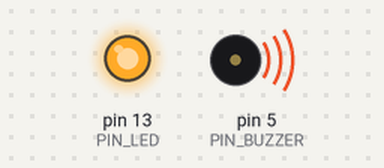
Bench run of a sketch on a simulated Arduino Uno, built with avr-gcc and run on an emulated ATmega328P. On the bench: output pins drawn as LEDs (lit = HIGH), buzzer (waves = sounding).

Above: at 0.1 s.
At 5.3 s:
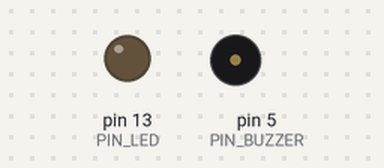
Timing chart, 0 to 6.8 s (numbered marks = the images above):
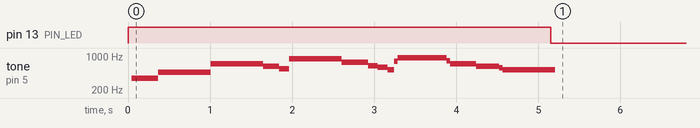

Measured:
- by itself, tone on pin 5 (PIN_BUZZER): plays 348 Hz for 0.32 s, 464 Hz for 0.64 s, 694 Hz for 0.64 s, 616 Hz for 0.20 s, 541 Hz for 0.12 s, 883 Hz for 0.64 s … (17 notes in this stretch)

The sketch:

_7.2.2_StarWars.ino
```cpp
/*
  Curso de Arduino

  Ejemplo de musica

  Conexiones
  LED conectado a pin 13  (Se puede usar el de la placa)

  Original de http://www.iescamp.es/miarduino/2016/02/15/buzzer-y-star-wars/

  adaptado by  JAVacasM

  revisado by chute (2017/11/16)

*/

/* ==== Defines - Constantes ==== */
#define  c3    7634
#define  d3    6803
#define  e3    6061
#define  f3    5714
#define  g3    5102
#define  a3    4545
#define  b3    4049
#define  c4    3816    // 261 Hz
#define  d4    3401    // 294 Hz
#define  e4    3030    // 329 Hz
#define  f4    2865    // 349 Hz
#define  g4    2551    // 392 Hz
#define  a4    2272    // 440 Hz
#define  a4s   2146
#define  b4    2028    // 493 Hz
#define  c5    1912    // 523 Hz
#define  d5    1706
#define  d5s   1608
#define  e5    1517    // 659 Hz
#define  f5    1433    // 698 Hz
#define  g5    1276
#define  a5    1136
#define  a5s   1073
#define  b5    1012
#define  c6    955

#define  R     0      // Definimos una nota "especial" ‘R’, que prepresenta un silencio/pausa

#define PIN_BUZZER  5
#define PIN_LED 13

/* ==== END Defines ==== */

/* ==== Variables Globales ==== */
int melodia[] = {  f4,  f4, f4,  a4s,   f5,  d5s,  d5,  c5, a5s, f5, d5s,  d5,  c5, a5s, f5, d5s, d5, d5s,   c5};
int beats2[]  = {  21,  21, 21,  128,  128,   21,  21,  21, 128, 64,  21,  21,  21, 128, 64,  21, 21,  21, 128 };

const int MAX_COUNT = sizeof(melodia) / sizeof(int);

long tempo = 5000;
int  pausa = 500;

int rest_count = 20;
/* ==== END Global Variables ==== */

/* ==== Setup - Configuracion ==== */
void setup() {
  pinMode(PIN_BUZZER, OUTPUT);
  pinMode(PIN_LED, OUTPUT);


  for (int i = 0; i < MAX_COUNT; i++) {
    playTone(beats2[i],melodia[i]);
    delayMicroseconds(pausa);
  }

}
/* ==== END Setup ==== */

/* ==== Loop - Codigo que se repite==== */
void loop() {
}
/* ==== End Loop ==== */
void playTone(int beat,int toneM) {

  long duration = beat * tempo;

  long elapsed_time = 0;

  if (toneM > 0) {
    digitalWrite(PIN_LED,HIGH);

    while (elapsed_time < duration) {
      digitalWrite(PIN_BUZZER,HIGH);
      delayMicroseconds(toneM / 2);
      digitalWrite(PIN_BUZZER, LOW);
      delayMicroseconds(toneM / 2);
      elapsed_time += (toneM);
    }

    digitalWrite(PIN_LED,LOW);

  } else {
    for (int j = 0; j < rest_count; j++) {
       delayMicroseconds(duration);
    }
  }

}
```
